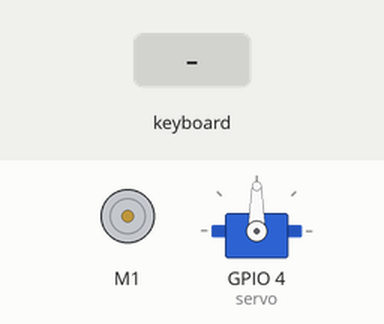
Recording of a program running on a simulated Raspberry Pi (BCM pin numbers). Parts: DC motor (green arrow = forward, orange = backward, longer = faster), servo. Inputs (shaded band) come from the test bench. The pygame window is not drawn; servo angles are drawn from the pulse width (0.5 ms = 0°, 2.5 ms = 180°); what the program prints to the terminal is not drawn.

Above: at 1.2 s.
1.3 s: key up typed on the keyboard
At 1.37 s:
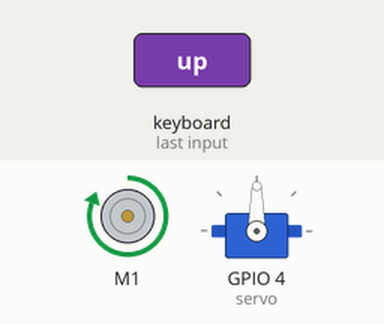
2.9 s: key down typed on the keyboard
At 2.97 s:
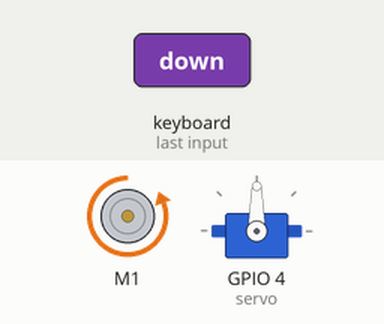
4.5 s: key right typed on the keyboard
At 4.57 s:
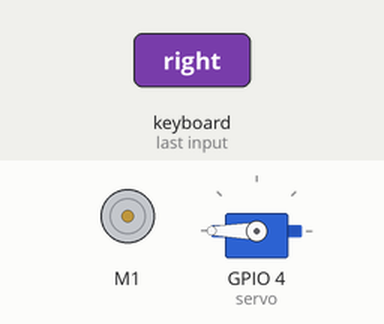
6.1 s: key left typed on the keyboard
At 6.17 s:
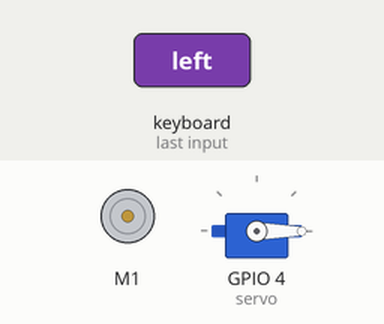
Timing chart, 0 to 8.7 s (numbered marks = the images above; inputs shaded):
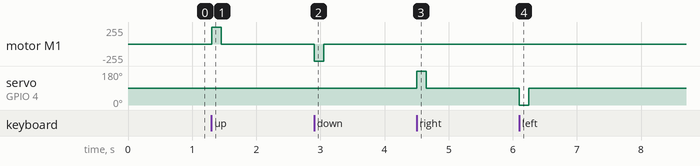

Measured:
- after the input at 1.3 s, motor M1: stopped → forward 255/255 at once, → stopped 0.15 s later
- after the input at 2.9 s, motor M1: stopped → backward 255/255 at once, → stopped 0.15 s later
- after the input at 4.5 s, servo on GPIO 4 (servo): 90° → 180° at once, → 90° 0.15 s later
- after the input at 6.1 s, servo on GPIO 4 (servo): 90° → 0° at once, → 90° 0.15 s later

The program:

Controls-01-keyboard.py
```python
from gpiozero import Motor, Servo
from time import sleep
from gpiozero.pins.lgpio import LGPIOFactory
import pygame

factory = LGPIOFactory()

motor = Motor(forward=27, backward=17, enable=18, pwm=True, pin_factory=factory)
servo = Servo(4, min_pulse_width=0.5/1000, max_pulse_width=2.5/1000, pin_factory=factory)

def main():
    print("Program started! Stop by closing the window or pressing Ctrl+C")

    pygame.init()
    screen = pygame.display.set_mode((300, 200))
    pygame.display.set_caption("Arrow Key Controller")
    clock = pygame.time.Clock()

    try:
        while True:
            # Handle quit
            for event in pygame.event.get():
                if event.type == pygame.QUIT:
                    raise KeyboardInterrupt

            keys = pygame.key.get_pressed()

            # ---- DRIVE ----
            if keys[pygame.K_UP] and not keys[pygame.K_DOWN]:
                motor.forward()
            elif keys[pygame.K_DOWN] and not keys[pygame.K_UP]:
                motor.backward()
            else:
                motor.stop()

            # ---- STEER ----
            if keys[pygame.K_RIGHT] and not keys[pygame.K_LEFT]:
                servo.max()
            elif keys[pygame.K_LEFT] and not keys[pygame.K_RIGHT]:
                servo.min()
            else:
                servo.mid()

            clock.tick(60)  # 60 updates per second

    except KeyboardInterrupt:
        motor.stop()
        sleep(0.2)
        servo.value = None
        sleep(0.2)
        pygame.quit()
        print("Program stopped!")

if __name__ == "__main__":
    main()
```
